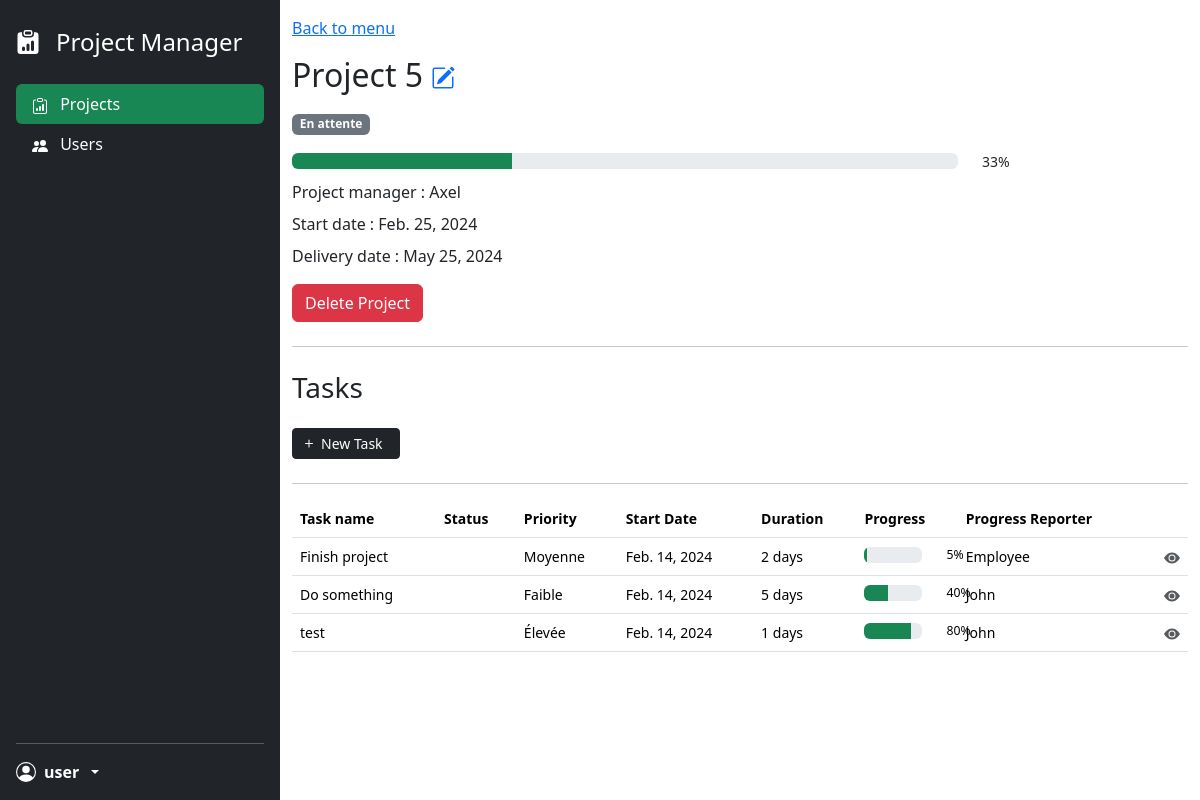
/projects/8/, run on an earlier commit of the app's database.
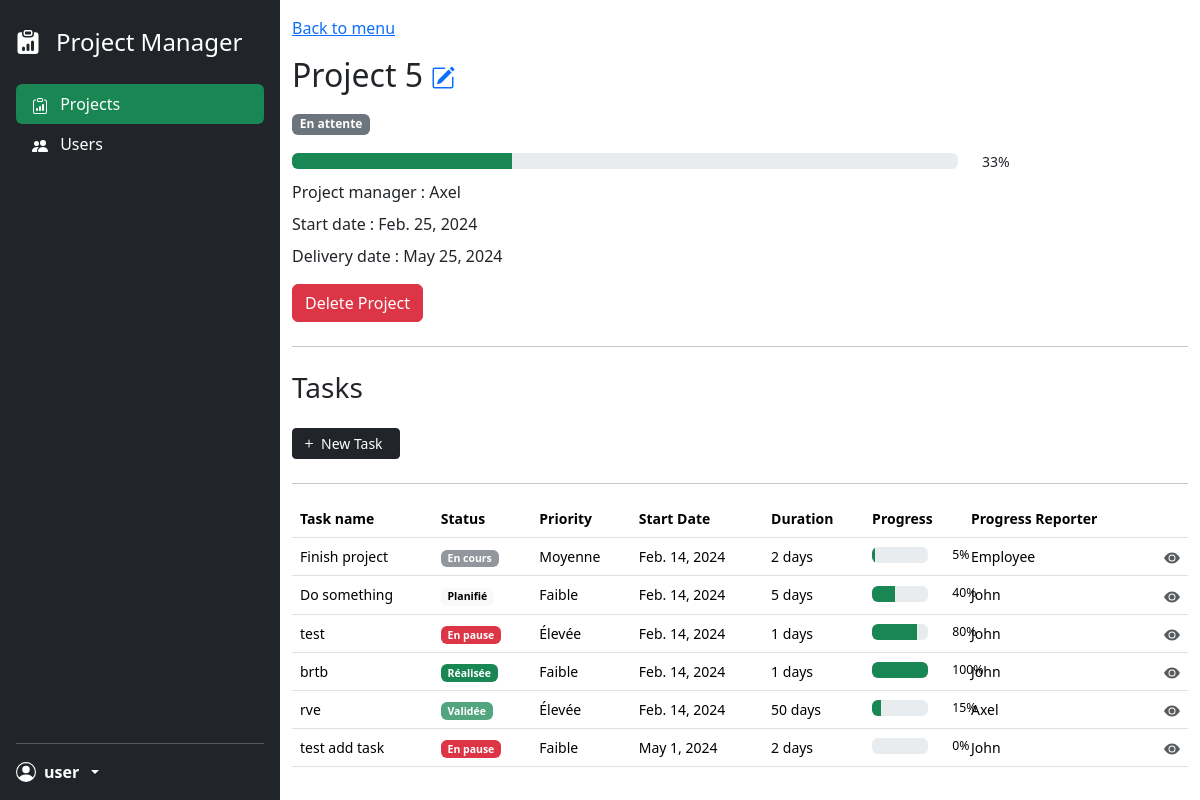
And on a later commit of the database.
### project_app/models.py (models this page shows, shortened)
class Project(models.Model):
    STATUS_CHOICES = (
        ('paused', 'En pause'),
        ('planned', 'Planifié'),
        ('pending', 'En cours'),
        ('delivered', 'Livré'),
    )
    project_name = models.CharField(max_length=100)
    start_date = models.DateField(default=timezone.now)
    delivery_date = models.DateField()
    status = models.CharField(max_length=20, choices=STATUS_CHOICES)
    progress_percentage = models.IntegerField(default=0)
    project_manager = models.ForeignKey(User, on_delete=models.CASCADE, related_name='projects_managed')

class User(models.Model):
    ROLE_CHOICES = (
        ('manager', 'Manager'),
        ('employee', 'Employee'),
    )
    username = models.CharField(max_length=100)
    email = models.EmailField(unique=True)
    user_role = models.CharField(max_length=20, choices=ROLE_CHOICES)
    password = models.CharField(max_length=255)
    def __str__(self):
        return self.username

class Task(models.Model):
    STATUS_CHOICES = (
        ('paused', 'En pause'),
        ('planned', 'Planifié'),
        ('ongoing', 'En cours'),
        ('completed', 'Réalisée'),
        ('validated', 'Validée'),
    )
    PRIORITY_CHOICES = (
        ('low', 'Faible'),
        ('medium', 'Moyenne'),
        ('high', 'Élevée'),
    )
    task_name = models.CharField(max_length=100)
    description = models.TextField()
    priority = models.CharField(max_length=20, choices=PRIORITY_CHOICES)
    start_date = models.DateField()
    duration = models.IntegerField()
    status = models.CharField(max_length=20, choices=STATUS_CHOICES)
    completion_percentage = models.IntegerField(default=0)
    project = models.ForeignKey('Project', on_delete=models.CASCADE)
    assigned_to = models.ManyToManyField(User, related_name='assigned_tasks')
    progress_reporter = models.ForeignKey(User, on_delete=models.CASCADE, related_name='progress_reports')
    parent_task = models.ForeignKey('self', on_delete=models.CASCADE, null=True, blank=True, related_name='sub_tasks')

### project_app/views.py (the view)
# urls.py: path('projects/<int:project_id>/', views.project_details, name='project_details'),
def project_details(request, project_id):
    project = get_object_or_404(Project, pk=project_id)
    tasks = project.task_set.all().order_by('parent_task_id')  # Ensure tasks are ordered by parent task
    grouped_tasks = {}
    for parent_task, task_group in groupby(tasks, key=lambda x: x.parent_task):
        if parent_task is not None:
            grouped_tasks[parent_task] = list(task_group)
        else:
            grouped_tasks["None"] = list(task_group)
    return render(request, 'project/project_details.html', {'project': project, 'grouped_tasks': grouped_tasks})

### templates/project/project_details.html (shortened to what this page needs)
{% load static %}
<!DOCTYPE html>
<html lang="en">
<head>
    <link href="{% static 'css/style.css' %}" rel="stylesheet">
    <link href="{% static 'css/bootstrap.min.css' %}" rel="stylesheet">
</head>
<body>
<div class="container-fluid">
    <div class="row flex-sm-nowrap">
        <div class="d-flex flex-column flex-shrink-0 p-3 text-bg-dark min-vh-100" style="width: 280px;">
            <a href="/" class="navbar-brand d-flex gap-3 mb-4 mt-2">
                <span class="fs-4">Project Manager</span>
            </a>
            <ul class="nav nav-pills flex-column mb-auto">
                <li class="nav-item">
                    <a href="/" class="nav-link text-white current">
                        Projects
                    </a>
                </li>
                <li>
                    <a href="#" class="nav-link text-white">
                        Users
                    </a>
                </li>
            </ul>
            <hr>
            <div class="dropdown">
                <a href="#" class="d-flex align-items-center gap-2 text-white text-decoration-none dropdown-toggle"
                   data-bs-toggle="dropdown" aria-expanded="false">
                    <svg xmlns="http://www.w3.org/2000/svg" width="1.25rem" fill="currentColor" viewBox="0 0 16 16">
                        <path d="M11 6a3 3 0 1 1-6 0 3 3 0 0 1 6 0"></path>
                        <path fill-rule="evenodd"
                              d="M0 8a8 8 0 1 1 16 0A8 8 0 0 1 0 8m8-7a7 7 0 0 0-5.468 11.37C3.242 11.226 4.805 10 8 10s4.757 1.225 5.468 2.37A7 7 0 0 0 8 1"></path>
                    </svg>
                    <strong>user</strong>
                </a>
            </div>
        </div>
        <div class="col py-3">
            <a href="/">Back to menu</a>
            <h2 class="my-3">
                {{ project.project_name }}
                <span>
                    <a href="{% url 'edit_project' project.id %}">
                    </a>
                </span>
            </h2>
            <div class="mb-3">
                {% if project.status == 'pending' %}
                <span class="badge text-bg-secondary">En attente</span>
                {% elif project.status == 'delivered' %}
                <span class="badge text-bg-success">Livré</span>
                {% elif project.status == 'planned' %}
                <span class="badge text-bg-light">Planifié</span>
                {% elif project.status == 'paused' %}
                <span class="badge text-bg-danger">En pause</span>
                {% endif %}
            </div>
            <div class="row align-items-center">
                <div class="col">
                    <div class="progress" role="progressbar" aria-valuenow="{{ project.progress_percentage }}" aria-valuemin="0" aria-valuemax="100">
                        <div class="progress-bar bg-success" style="width: {{ project.progress_percentage }}%"></div>
                    </div>
                </div>
                <small class="col-3">{{ project.progress_percentage }}%</small>
            </div>
            <p class="my-2">Project manager : {{ project.project_manager }}</p>
            <p class="my-2">Start date : {{ project.start_date }}</p>
            <p class="my-2">Delivery date : {{ project.delivery_date }}</p>
            <form id="deleteProjectForm" method="post" action="{% url 'delete_project' project.id %}">
                <button class="btn btn-danger my-2" type="button" id="deleteProjectButton">Delete Project</button>
            </form>
            <hr>
            <h3 class="mt-4">Tasks</h3>
            <div class="my-4">
                <a class="btn btn-dark btn-sm d-inline-flex" type="button"
                   href="{% url 'add_task_to_project' project.id %}">
                    <svg class="me-1" xmlns="http://www.w3.org/2000/svg" width="16" fill="currentColor"
                         viewBox="0 0 16 16">
                        <path d="M8 4a.5.5 0 0 1 .5.5v3h3a.5.5 0 0 1 0 1h-3v3a.5.5 0 0 1-1 0v-3h-3a.5.5 0 0 1 0-1h3v-3A.5.5 0 0 1 8 4"></path>
                    </svg>
                    <span class="me-2">New Task</span>
                </a>
            </div>
            <hr>
            {% for parent_task, tasks in grouped_tasks.items %}
                <div class="table-responsive small">
                    <table class="table table-hover">
                        <thead>
                        <tr>
                            <th>Task name</th>
                            <th>Status</th>
                            <th>Priority</th>
                            <th>Start Date</th>
                            <th>Duration</th>
                            <th>Progress</th>
                            <th>Progress Reporter</th>
                            <th></th>
                        </tr>
                        </thead>
                        <tbody>
                        {% for task in tasks %}
                            <tr>
                                <td>{{ task.task_name }}</td>
                                <td>
                                    {% if task.status == 'paused' %}
                                        <span class="badge text-bg-danger">En pause</span>
                                    {% elif task.status == 'planned' %}
                                        <span class="badge text-bg-light">Planifié</span>
                                    {% elif task.status == 'ongoing' %}
                                        <span class="badge text-bg-secondary bg-opacity-75">En cours</span>
                                    {% elif task.status == 'completed' %}
                                        <span class="badge text-bg-success">Réalisée</span>
                                    {% elif task.status == 'validated' %}
                                        <span class="badge text-bg-success bg-opacity-75">Validée</span>
                                    {% endif %}
                                </td>
                                <td>
                                    {% if task.priority == 'low' %}
                                        Faible
                                    {% elif task.priority == 'medium' %}
                                        Moyenne
                                    {% elif task.priority == 'high' %}
                                        Élevée
                                    {% endif %}
                                </td>
                                <td>{{ task.start_date }}</td>
                                <td>{{ task.duration }} days</td>
                                <td>
                                    <div class="row align-items-center">
                                        <div class="col">
                                            <div class="progress" role="progressbar"
                                                 aria-valuenow="{{ task.completion_percentage }}" aria-valuemin="0"
                                                 aria-valuemax="100">
                                                <div class="progress-bar bg-success"
                                                     style="width: {{ task.completion_percentage }}%"></div>
                                            </div>
                                        </div>
                                        <small class="col-3">{{ task.completion_percentage }}%</small>
                                    </div>
                                </td>
                                <td>{{ task.progress_reporter.username }}</td>
                                <td class="text-end">
                                    <a href="{% url 'task_details' task.id %}" class="link-dark opacity-75">
                                        <svg xmlns="http://www.w3.org/2000/svg" width="16" height="16"
                                             fill="currentColor" class="bi bi-info-circle" viewBox="0 0 16 16">
                                            <title>{{ task.task_name }} details</title>
                                            <path d="M10.5 8a2.5 2.5 0 1 1-5 0 2.5 2.5 0 0 1 5 0"></path>
                                            <path d="M0 8s3-5.5 8-5.5S16 8 16 8s-3 5.5-8 5.5S0 8 0 8m8 3.5a3.5 3.5 0 1 0 0-7 3.5 3.5 0 0 0 0 7"></path>
                                        </svg>
                                    </a>
                                </td>
                            </tr>
                        {% endfor %}
                        </tbody>
                    </table>
                </div>
            {% endfor %}
        </div>
    </div>
</div>
</body>
</html>

### project_app/static/css/style.css (style rules this page uses)
.current { background-color: #198754 !important; }

What changed in the data, as far as the page shows it:
changed Task "Finish project": now shows "En cours"
changed Task "Do something": now shows "Planifié"
changed Task "test": now shows "En pause"
added Task: task_name "brtb", status "Réalisée", priority "Faible", start_date "Feb. 14, 2024", duration "1", completion_percentage "100", progress_reporter.username "John"
added Task: task_name "rve", status "Validée", priority "Élevée", start_date "Feb. 14, 2024", duration "50", completion_percentage "15", progress_reporter.username "Axel"
added Task: task_name "test add task", status "En pause", priority "Faible", start_date "May 1, 2024", duration "2", completion_percentage "0", progress_reporter.username "John"
